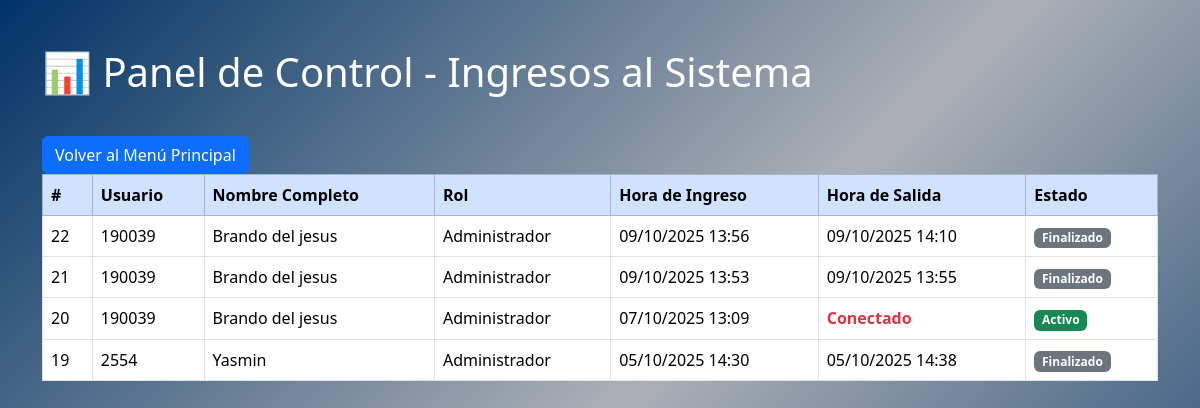
/Sistema_Integral/panel_control.php (signed in), run on the app's committed database.
### tables this page shows
CREATE TABLE IF NOT EXISTS `registro_ingresos` (
  `id` int NOT NULL AUTO_INCREMENT,
  `usuario` varchar(100) NOT NULL,
  `nombre_completo` varchar(255) NOT NULL,
  `rol` varchar(50) NOT NULL,
  `fecha_ingreso` datetime NOT NULL,
  `fecha_salida` datetime DEFAULT NULL,
  PRIMARY KEY (`id`)
);

### Sistema_Integral/panel_control.php (the view, shortened to what this page needs)
<?php
$conn = new mysqli("localhost", "root", "", "pisi");
$sql = "SELECT id, usuario, nombre_completo, rol, fecha_ingreso, fecha_salida FROM registro_ingresos ORDER BY fecha_ingreso DESC";
$result = $conn->query($sql);
?>
<!DOCTYPE html>
<html lang="es">
<head>
    <link href="https://cdn.jsdelivr.net/npm/bootstrap@5.3.3/dist/css/bootstrap.min.css" rel="stylesheet">
</head>
<body style="background: linear-gradient(135deg, #003366,#ADB0B6,#003366);  margin: 0;height: 100%; min-height: 100vh;">
<div class="container mt-5">
    <h1 class="mb-4 text-white">📊 Panel de Control - Ingresos al Sistema</h1>
        <a href="menu.php" class="btn btn-primary mt-3">
        <i class="bi bi-arrow-left-circle"></i> Volver al Menú Principal
    </a>
    <table class="table table-hover table-bordered align-middle">
        <thead class="table-primary">
            <tr>
                <th>#</th>
                <th>Usuario</th>
                <th>Nombre Completo</th>
                <th>Rol</th>
                <th>Hora de Ingreso</th>
                <th>Hora de Salida</th>
                <th>Estado</th>
            </tr>
        </thead>
        <tbody>
            <?php while($row = $result->fetch_assoc()): ?>
                <tr>
                    <td><?php echo htmlspecialchars($row['id']); ?></td>
                    <td><?php echo htmlspecialchars($row['usuario']); ?></td>
                    <td><?php echo htmlspecialchars($row['nombre_completo']); ?></td>
                    <td><?php echo htmlspecialchars($row['rol']); ?></td>
                    <td><?php echo date('d/m/Y H:i', strtotime($row['fecha_ingreso'])); ?></td>
                    <td>
                        <?php
                        if ($row['fecha_salida']) {
                            echo date('d/m/Y H:i', strtotime($row['fecha_salida']));
                        } else {
                            echo "<span class='text-danger fw-bold'>Conectado</span>";
                        }
                        ?>
                    </td>
                    <td>
                        <?php
                        if ($row['fecha_salida']) {
                            echo "<span class='badge bg-secondary'>Finalizado</span>";
                        } else {
                            echo "<span class='badge bg-success'>Activo</span>";
                        }
                        ?>
                    </td>
                </tr>
            <?php endwhile; ?>
        </tbody>
    </table>
</div>
</body>
</html>

### data on the page
registro_ingresos: id "22", usuario "190039", nombre_completo "Brando del jesus", rol "Administrador", fecha_ingreso "09/10/2025 13:56", fecha_salida "09/10/2025 14:10", shows "Finalizado"
registro_ingresos: id "21", usuario "190039", nombre_completo "Brando del jesus", rol "Administrador", fecha_ingreso "09/10/2025 13:53", fecha_salida "09/10/2025 13:55", shows "Finalizado"
registro_ingresos: id "20", usuario "190039", nombre_completo "Brando del jesus", rol "Administrador", fecha_ingreso "07/10/2025 13:09", shows "Conectado", shows "Activo"
registro_ingresos: id "19", usuario "2554", nombre_completo "Yasmin", rol "Administrador", fecha_ingreso "05/10/2025 14:30", fecha_salida "05/10/2025 14:38", shows "Finalizado"
